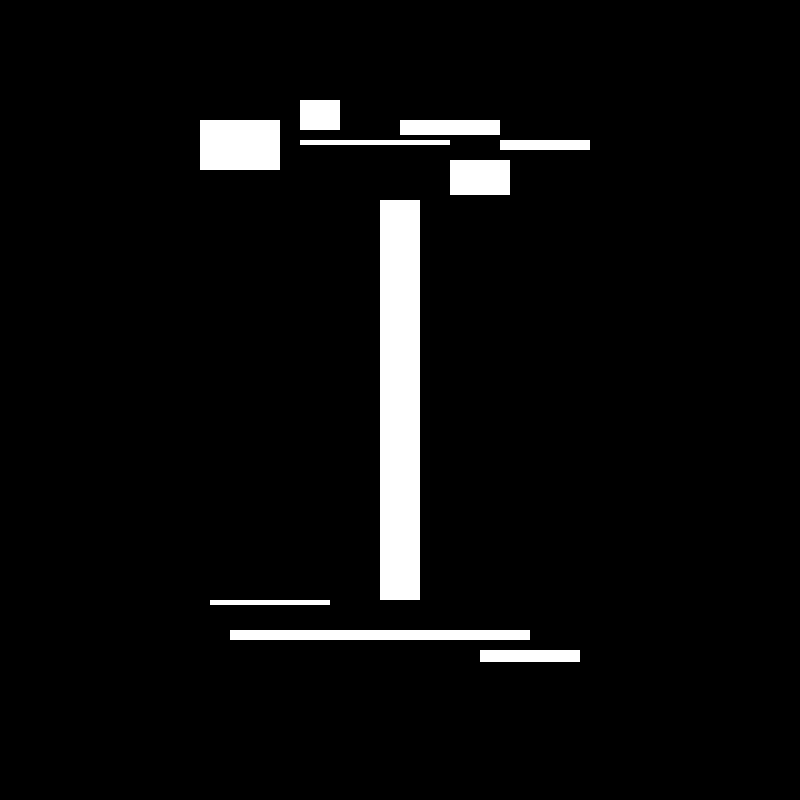
Frame 1 (no input)
Frame 60 (no input): identical to frame 1, image omitted
Frame 120 (the mouse pressed at the canvas centre since frame 60): identical to frame 1, image omitted

The p5.js sketch that drew this single still picture (run headless with seeded random() and noise() and a simulated clock; from frame 60 on, the mouse is pressed at the canvas centre):

// p5.js sketch
// ── sketch.js
function setup(){
    createCanvas(800, 800);
    background(0);
    rectColour = random(255, 255, 255);
}

function draw(){

    noStroke();
    fill(rectColour);
    rect(380, 200, 40, 400);
    rect(200, 120, 80, 50);
    rect(300, 100, 40, 30);
    rect(500, 140, 90, 10);
    rect(450, 160, 60, 35);
    rect(300, 140, 150, 5);
    rect(400, 120, 100, 15);
    rect(480, 650, 100, 12);
    rect(210, 600, 120, 5);
    rect(230, 630, 300, 10);
   
}

function mouseClicked(){
    if(mouseClicked)
    background(random (255));
    rectColour = color(random (255), random (255), random(255));
}
